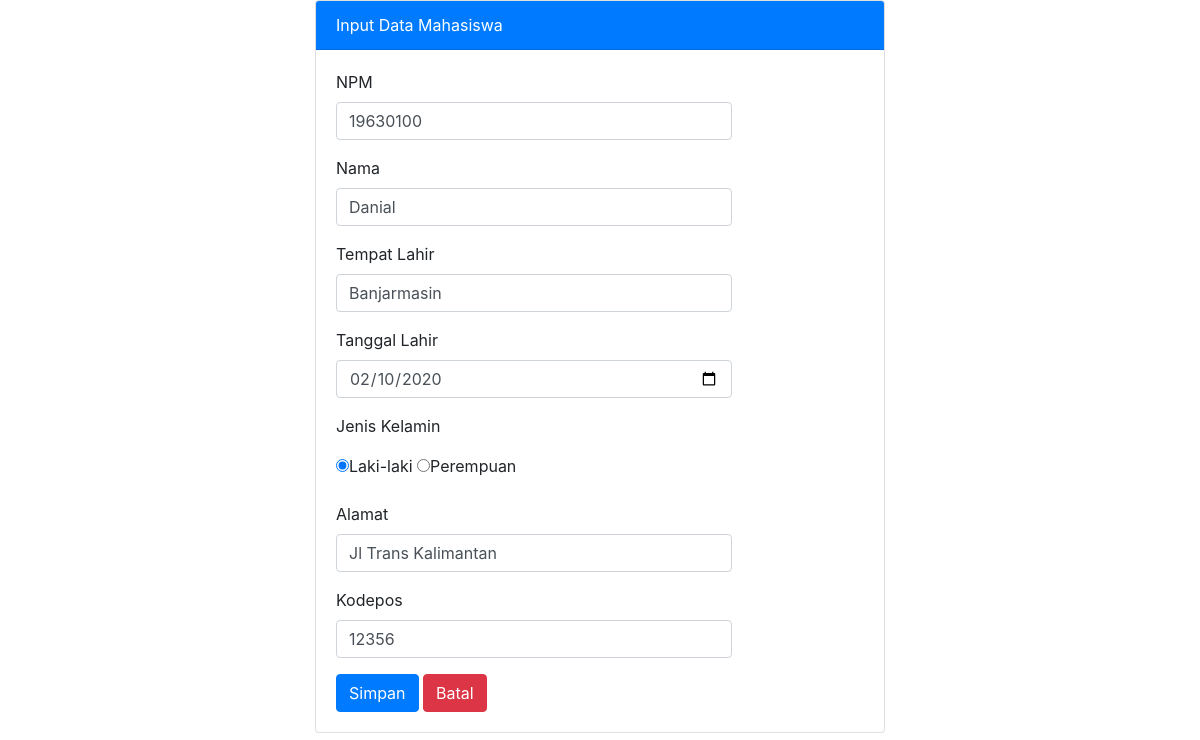
/edit_data.php?npm=19630100, run on the app's committed database.
### tables this page shows
CREATE TABLE IF NOT EXISTS `tbl_mhs` (
  `npm` varchar(8) NOT NULL,
  `nama` varchar(100) NOT NULL,
  `tempat_lahir` varchar(50) NOT NULL,
  `tanggal_lahir` date DEFAULT NULL,
  `jenis_kelamin` enum('L','P') DEFAULT NULL,
  `alamat` text,
  `kode_pos` varchar(5) NOT NULL,
  PRIMARY KEY (`npm`)
);

### edit_data.php (the view, shortened to what this page needs)
<?php
    include "koneksi.php";
    $id     = $_GET['npm'];
    $ambilData = mysqli_query($koneksi, "SELECT * FROM tbl_mhs WHERE npm = '$id'");
    $data = mysqli_fetch_array($ambilData);
?>
<!DOCTYPE html>
<html lang="en">
<head>
    <link rel="stylesheet" href="css/bootstrap.css">
</head>
<body>
    <div class="container col-md-6">
        <div class="card">
            <div class="card-header bg-primary text-white">
                Input Data Mahasiswa
            </div>
            <div class="card-body">
                <form action="" method="POST" class="form-item">
                    <div class="form-group">
                    <label for="npm">NPM</label>
                    <input type="text" name="npm" class="form-control col-md-9" value="<?php echo $data['npm']?>" placeholder="Masukkan NPM">
                    </div>
                    <div class="form-group">
                    <label for="nama">Nama</label>
                    <input type="text" name="nama" class="form-control col-md-9" value="<?php echo $data['nama']?>" placeholder="Masukkan Nama">
                    </div>
                    <div class="form-group">
                    <label for="tempat_lahir">Tempat Lahir</label>
                    <input type="text" name="tempat_lahir" class="form-control col-md-9" value="<?php echo $data['tempat_lahir']?>" placeholder="Masukkan Tempat Lahir">
                    </div>
                    <div class="form-group">
                    <label for="tanggal_lahir">Tanggal Lahir</label>
                    <input type="date" name="tanggal_lahir" class="form-control col-md-9" value="<?php echo $data['tanggal_lahir']?>" placeholder="Masukkan Tanggal Lahir">
                    </div>
                    <div class="form-group">
                    <p>Jenis Kelamin</p>
                    <label><input type="radio" name="jenis_kelamin" value="L" <?php if($data['jenis_kelamin'] == 'L') echo 'checked'?>>Laki-laki</label>
                    <label><input type="radio" name="jenis_kelamin" value="P" <?php if($data['jenis_kelamin'] == 'P') echo 'checked'?>>Perempuan</label>
                    </div>
                    <div class="form-group">
                    <label for="alamat">Alamat</label>
                    <input type="text" name="alamat" class="form-control col-md-9" value="<?php echo $data['alamat']?>" placeholder="Masukkan Alamat">
                    </div>
                    <div class="form-group">
                    <label for="kode_pos">Kodepos</label>
                    <input type="text" name="kode_pos" class="form-control col-md-9" value="<?php echo $data['kode_pos']?>" placeholder="Masukkan Kodepos">
                    </div>
                    <button type="submit" class="btn btn-primary" name="simpan">Simpan</button>
                    <button type="reset" class="btn btn-danger">Batal</button>
                </form>
            </div>
        </div>
    </div>
</body>
</html>

### data on the page
tbl_mhs: npm "19630100", nama "Danial", tempat_lahir "Banjarmasin", tanggal_lahir "02/10/2020", jenis_kelamin "☑ Laki-laki", jenis_kelamin "☐ Perempuan", alamat "Jl Trans Kalimantan", kode_pos "12356"
